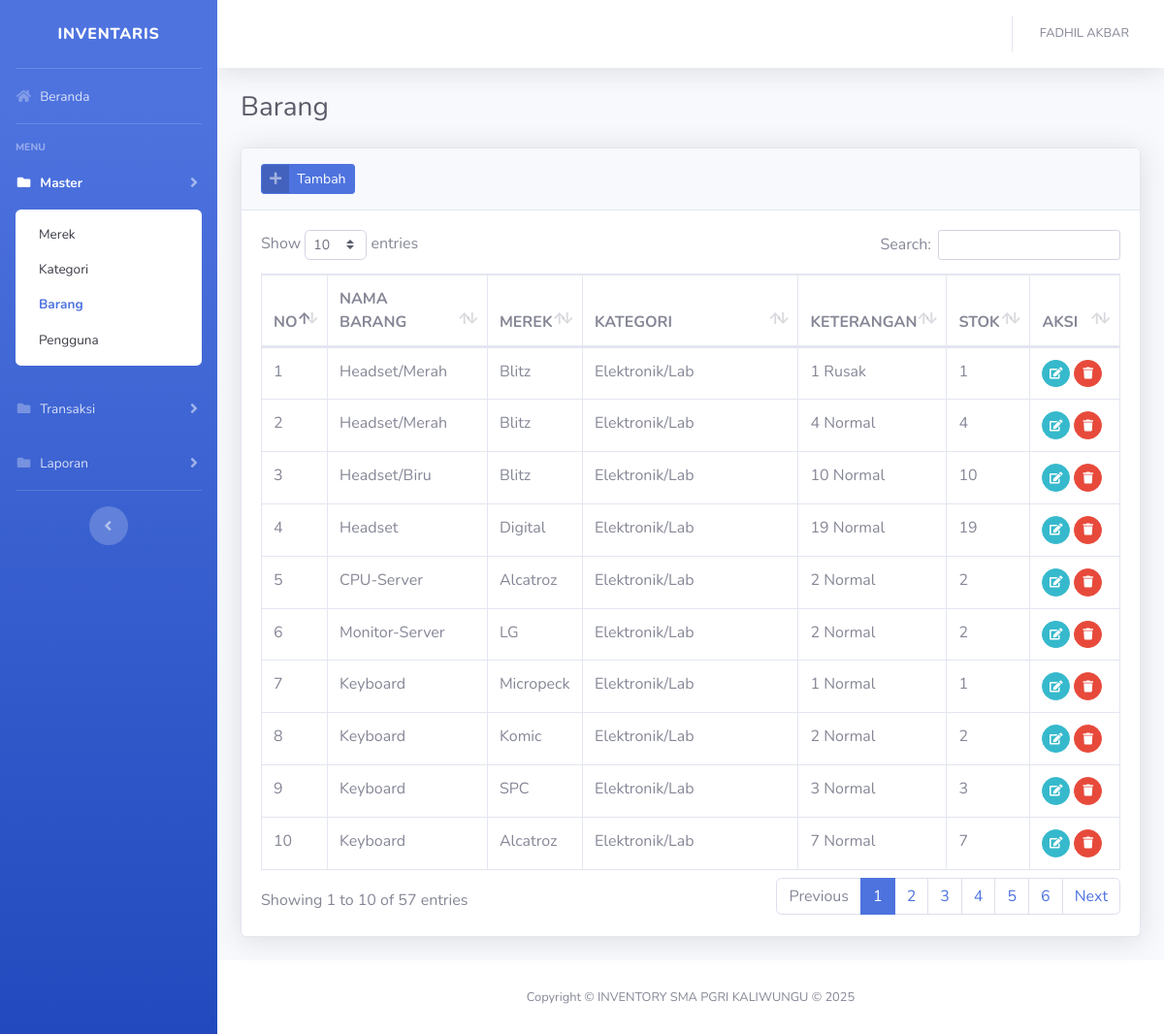
Screenshot of /?barang (signed in) with the database file from the repository.
### tables this page shows
CREATE TABLE `barang` (
  `idbarang` int(11) NOT NULL,
  `merek_id` int(11) NOT NULL,
  `kategori_id` int(11) NOT NULL,
  `nama_barang` varchar(128) NOT NULL,
  `keterangan` varchar(256) NOT NULL,
  `stok` int(11) NOT NULL
);

CREATE TABLE `merek` (
  `idmerek` int(11) NOT NULL,
  `nama_merek` varchar(128) NOT NULL,
  `keterangan` varchar(256) NOT NULL
);

CREATE TABLE `kategori` (
  `idkategori` int(11) NOT NULL,
  `nama_kategori` varchar(128) NOT NULL,
  `keterangan` varchar(256) NOT NULL
);

### config/function.php (called while the page is built, shortened)
<?php
function encrypt($str) {
return base64_encode($str);
}
function base_url(){
    $base_url= ((isset($_SERVER['HTTPS']) && $_SERVER['HTTPS'] == "on") ? "https" : "http");
    $base_url.= "://".$_SERVER['HTTP_HOST'];
    $base_url.= str_replace(basename($_SERVER['SCRIPT_NAME']),"",$_SERVER['SCRIPT_NAME']);
    return $base_url;
}
?>

### views/master/barang.php (the view, shortened to what this page needs)
<div class="container-fluid">
    <div class="d-sm-flex align-items-center justify-content-between mb-4">
        <h1 class="h3 mb-0 text-gray-800">Barang</h1>
    </div>
    <div class="card shadow mb-4">
        <div class="card-header py-3">
            <a href="#" class="btn btn-primary btn-icon-split btn-sm" data-toggle="modal" data-target="#barangModal"
                onclick="submit('add')">
                <span class="icon text-white-50">
                    <i class="fas fa-plus"></i>
                </span>
                <span class="text">Tambah</span>
            </a>
        </div>
        <div class="card-body">
            <div class="table-responsive">
                <table class="table table-bordered table-hover" id="dataTable" width="100%" cellspacing="0">
                    <thead>
                        <tr>
                            <th width="20">NO</th>
                            <th>NAMA BARANG</th>
                            <th>MEREK</th>
                            <th>KATEGORI</th>
                            <th>KETERANGAN</th>
                            <th>STOK</th>
                            <th width="50">AKSI</th>
                        </tr>
                    </thead>
                    <tbody>
                        <?php
                        $n=1;
                        $query = mysqli_query($con,"SELECT x.*,x1.nama_merek,x2.nama_kategori FROM barang x JOIN merek x1 ON x1.idmerek=x.merek_id JOIN kategori x2 ON x2.idkategori=x.kategori_id ORDER BY x.idbarang DESC")or die(mysqli_error($con));
                        while($row = mysqli_fetch_array($query)):
                        ?>
                        <tr>
                            <td><?= $n++; ?></td>
                            <td><?= $row['nama_barang']; ?></td>
                            <td><?= $row['nama_merek']; ?></td>
                            <td><?= $row['nama_kategori']; ?></td>
                            <td><?= $row['keterangan']; ?></td>
                            <td><?= $row['stok']; ?></td>
                            <td>
                                <a href="#barangModal" data-toggle="modal" onclick="submit(<?=$row['idbarang'];?>)"
                                    class="btn btn-sm btn-circle btn-info"><i class="fas fa-edit"></i></a>
                                <a href="<?=base_url();?>/process/barang.php?act=<?=encrypt('delete');?>&id=<?=encrypt($row['idbarang']);?>"
                                    class="btn btn-sm btn-circle btn-danger btn-hapus"><i class="fas fa-trash"></i></a>
                            </td>
                        </tr>
                        <?php endwhile; ?>
                    </tbody>
                </table>
            </div>
        </div>
    </div>
</div>

### rows the page displays
barang: nama_barang "Headset/Merah", merek.nama_merek "Blitz", kategori.nama_kategori "Elektronik/Lab", keterangan "1 Rusak", stok "1"
barang: nama_barang "Headset/Merah", merek.nama_merek "Blitz", kategori.nama_kategori "Elektronik/Lab", keterangan "4 Normal", stok "4"
barang: nama_barang "Headset/Biru", merek.nama_merek "Blitz", kategori.nama_kategori "Elektronik/Lab", keterangan "10 Normal", stok "10"
barang: nama_barang "Headset", merek.nama_merek "Digital", kategori.nama_kategori "Elektronik/Lab", keterangan "19 Normal", stok "19"
barang: nama_barang "CPU-Server", merek.nama_merek "Alcatroz", kategori.nama_kategori "Elektronik/Lab", keterangan "2 Normal", stok "2"
barang: nama_barang "Monitor-Server", merek.nama_merek "LG", kategori.nama_kategori "Elektronik/Lab", keterangan "2 Normal", stok "2"
barang: nama_barang "Keyboard", merek.nama_merek "Micropeck", kategori.nama_kategori "Elektronik/Lab", keterangan "1 Normal", stok "1"
barang: nama_barang "Keyboard", merek.nama_merek "Komic", kategori.nama_kategori "Elektronik/Lab", keterangan "2 Normal", stok "2"
barang: nama_barang "Keyboard", merek.nama_merek "SPC", kategori.nama_kategori "Elektronik/Lab", keterangan "3 Normal", stok "3"
barang: nama_barang "Keyboard", merek.nama_merek "Alcatroz", kategori.nama_kategori "Elektronik/Lab", keterangan "7 Normal", stok "7"

### other values shown
$_SESSION['fullname'] "FADHIL AKBAR"
